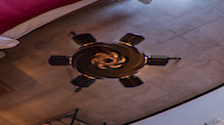
#> input picture ps/tripod.png, 224 x 125 px
$ python test10.py
#> lines starting #> are read from the running program, lines starting #| are printed output that depends on the picture
import matplotlib.pyplot as plt
from skimage import io
import numpy as np
import numpy.matlib
import math

file_name='tripod.png';
img=io.imread(file_name)
#> img is the input picture: shape (125, 224, 4); mean R, G, B, A 97.8, 73.6, 76.2, 255

row, col, channel = img.shape
#> row = 125; col = 224; channel = 4

img = img * 1.0

center_x = (col-1)/2.0
#> center_x = 111.5
center_y = (row-1)/2.0
#> center_y = 62

xx = np.arange (col)
#> xx = 224 values from 0 to 223
yy = np.arange (row)
#> yy = 125 values from 0 to 124

e = col*1.0/row
#> e = 1.79
R = row/2.0
#> R = 62.5
a = col/2.0
#> a = 112
b = R
#> b = 62.5

x_mask = numpy.matlib.repmat (xx, row, 1)
y_mask = numpy.matlib.repmat (yy, col, 1)
y_mask = np.transpose(y_mask)

R1 = y_mask * R / row
R2 = R1 * e
theta = x_mask * 2 * math.pi / col

y1_mask = center_y - R1 * np.sin(theta)
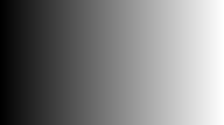
#> theta: shape (125, 224) float64; min 0, max 6.26, mean 3.13; drawn with min black and max white
x1_mask = center_x + R2 * np.cos(theta)

mask = x1_mask < 0
x1_mask = x1_mask * (1 - mask)
mask = x1_mask > (col - 1)
x1_mask = x1_mask * (1 - mask) + (x1_mask * 0 + col -2) * mask

mask = y1_mask < 0
y1_mask = y1_mask * (1 - mask)
mask = y1_mask > (row -1)
y1_mask = y1_mask * (1 - mask) + (y1_mask * 0 + row -2) * mask

int_x = np.floor (x1_mask)
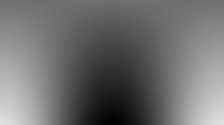
#> x1_mask: shape (125, 224) float64; min 0.396, max 222.6, mean 111.5
int_x = int_x.astype(int)
int_y = np.floor (y1_mask)
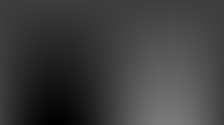
#> y1_mask: shape (125, 224) float64; min 0, max 124, mean 62
int_y = int_y.astype(int)

p_mask = x1_mask - int_x
q_mask = y1_mask - int_y

img_out = img * 1.0

for ii in range(row):
    for jj in range (col):
        new_xx = int_x [ii, jj]
        new_yy = int_y [ii, jj]
#        p = p_mask[ii, jj]
#        q = q_mask[ii, jj]

        img_out[ii, jj, :] = img[new_yy, new_xx, :]
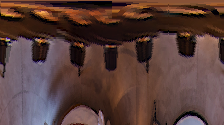
#> img_out: shape (125, 224, 4) float64; mean R, G, B, A 88, 62.1, 57.8, 255

'''
        img_out[ii, jj, :] = (1-p)*(1-q)*img[new_yy, new_xx, :]
        + p*(1-q)*img[new_yy, new_xx+1, :]
        + q*(1-p)*img[new_yy+1, new_xx, :]
        + p*q*img[new_yy+1, new_xx+1, :]
'''

img_out = img_out / 255.0

plt.figure (1)
plt.imshow (img/255.0)
plt.axis('off')

plt.figure (2)
plt.imshow (img_out)
plt.axis('off')

plt.show()
